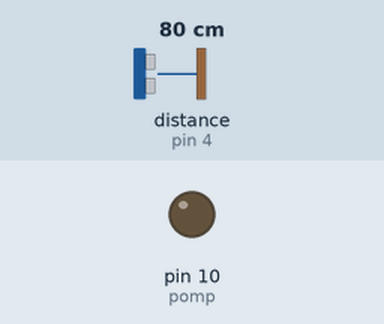
A sketch run on a simulated Arduino Uno, built with avr-gcc and run on an emulated ATmega328P. Shown: output pins drawn as LEDs (lit = HIGH). Wiring (inferred from the names in the program): ultrasonic range finder: trigger pin 5; echo pin 4. Inputs (shaded band) come from the test bench; at power-on: distance to the obstacle (sensor on pin 4) 80 cm. The echo pulse lasts 58.3 µs per cm; pins used as bus, display or sensor lines are not drawn; what the sketch prints to the serial monitor is not drawn.

Above: at 1.2 s.
1.3 s: distance to the obstacle (sensor on pin 4) set to 6 cm
4.0 s: distance to the obstacle (sensor on pin 4) set to 3 cm
At 5.57 s:
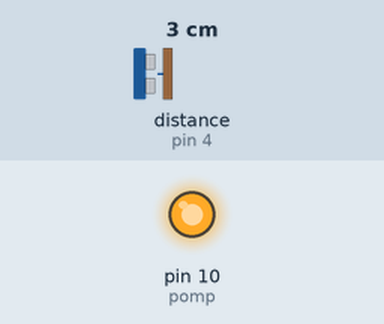
Timing chart, 0 to 7.1 s (numbered marks = the images above; inputs shaded):
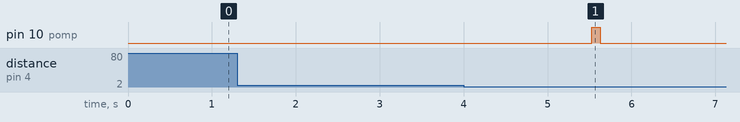

The sketch:

servo_with_solar.ino
```cpp
#include <Servo.h>

const int trigPin = 5;
const int echoPin = 4;
const int pomp = 10;
int n;
bool state = false;
// defines variables
long duration;
int distance;
int counterOff = 0;
int counterOn = 0;
int calculate_distance() {

  digitalWrite(trigPin, LOW);
  delayMicroseconds(2);

  // Sets the trigPin on HIGH state for 10 micro seconds
  digitalWrite(trigPin, HIGH);
  delayMicroseconds(10);
  digitalWrite(trigPin, LOW);

  // Reads the echoPin, returns the sound wave travel time in microseconds
  duration = pulseIn(echoPin, HIGH);

  // Calculating the distance
  distance = duration * 0.034 / 2;

  return distance;


}

void setup() {
  pinMode(trigPin, OUTPUT);
  pinMode(echoPin, INPUT);
  pinMode(pomp, OUTPUT);
  Serial.begin(9600);

}
void loop() {

  calculate_distance();
  Serial.println(distance);

  if (distance < 4 && state ) {
      counterOn++;
      if(counterOn > 7)
      {
        delay(1000*1.5);
        digitalWrite(pomp, HIGH);
        delay(100);
        state = false;
        counterOn = 0;
        Serial.println("Pump is on");
    }
  }
  else{
    if(!state && distance > 10 && distance < 2000 )
    {
      counterOff++;
  //    printf("Counter off value is %d", counterOff, "\n");
      if (counterOff > 10){
      state = true;
      counterOff = 0;
      }
  }
    }
    digitalWrite(pomp, LOW);

}
```

Measured:
- the behaviour switches between 5 and 4 cm on distance to the obstacle (sensor on pin 4) (found by bisection; images 0 and 1)
- after the input at 4.0 s, pin 10 (pomp): LOW → HIGH after 1.5 s, → LOW 0.10 s later
